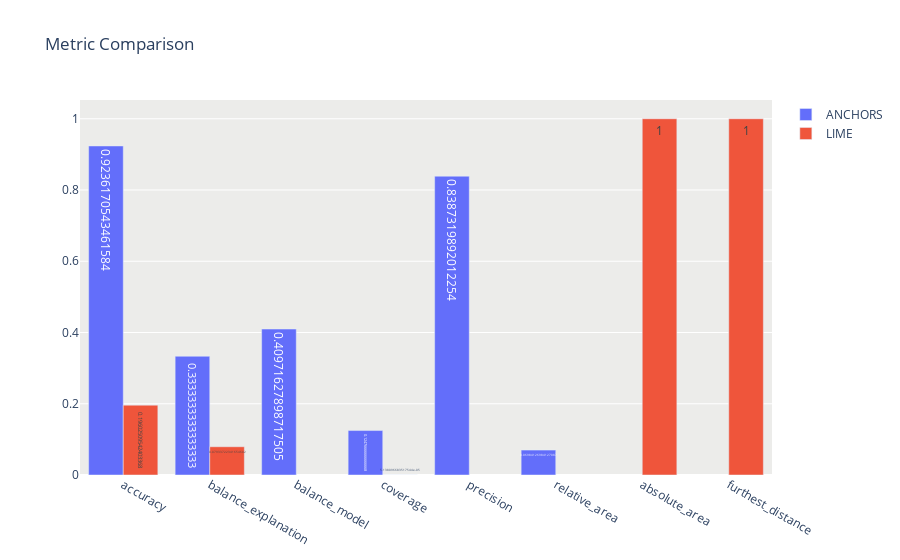

Notebook code cell kept with this figure:
### Code cell
comp.print_metrics(plot='bar')

### Figure 1 — Plotly figure (JSON) as saved in the notebook; plotly's stock layout.template omitted (floating-point values rounded to 4 significant figures)
{"data": [{"name": "ANCHORS", "text": ["0.9236170543461584", "0.3333333333333333", "0.40971627898717505", "0.12476666666666668", "0.8387319892012254", "0.06984126984127087"], "type": "bar", "x": ["accuracy", "balance_explanation", "balance_model", "coverage", "precision", "relative_area"], "y": [0.9236, 0.3333, 0.4097, 0.1248, 0.8387, 0.06984]}, {"name": "LIME", "text": ["1", "0.19602509542403368", "0.07933722341654602", "5.138096683517544e-05", "1"], "type": "bar", "x": ["absolute_area", "accuracy", "balance_explanation", "coverage", "furthest_distance"], "y": [1, 0.196, 0.07934, 5.138e-05, 1]}], "layout": {"barmode": "group", "plot_bgcolor": "#ececea", "title": {"text": "Metric Comparison"}}}
